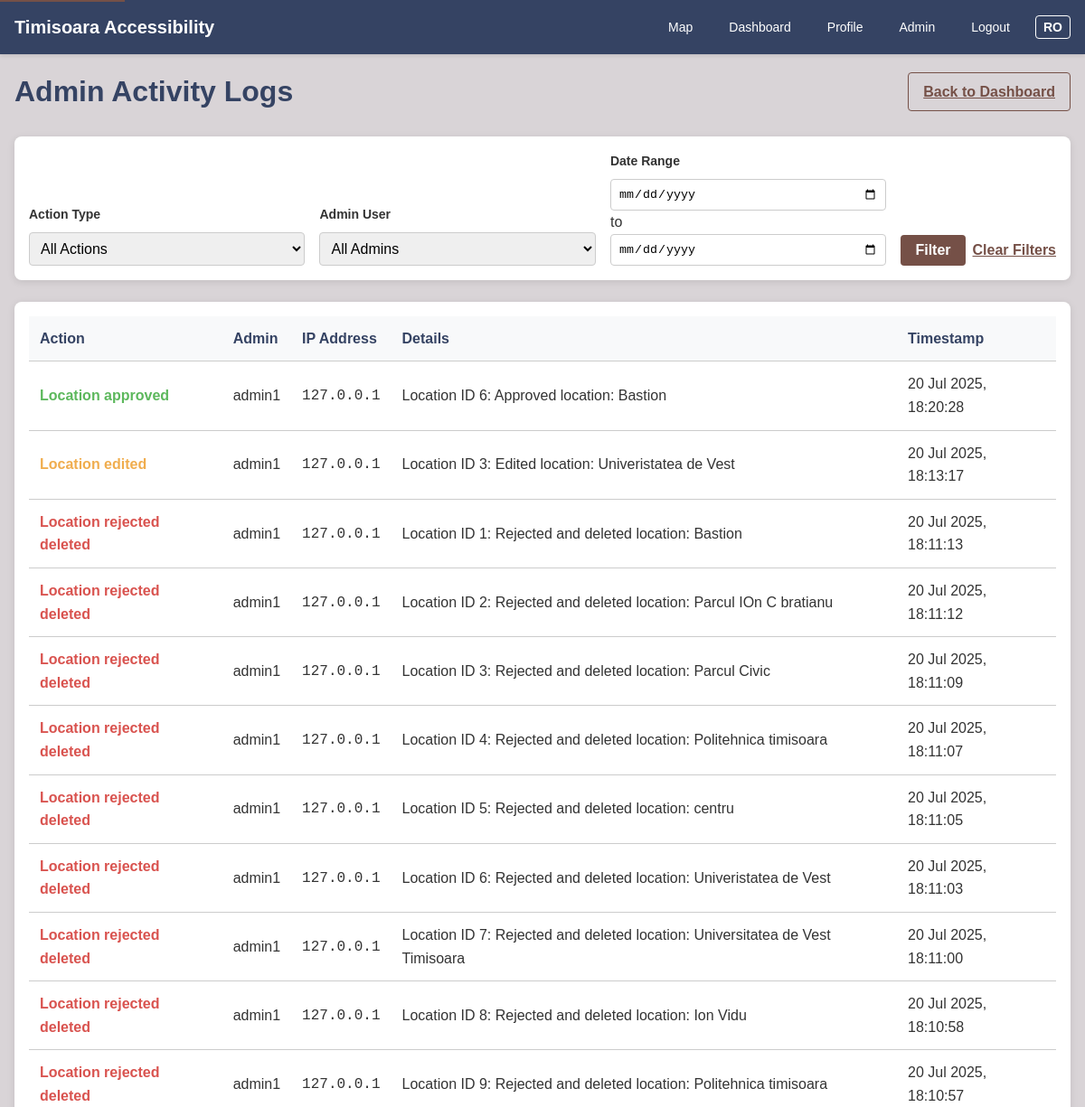
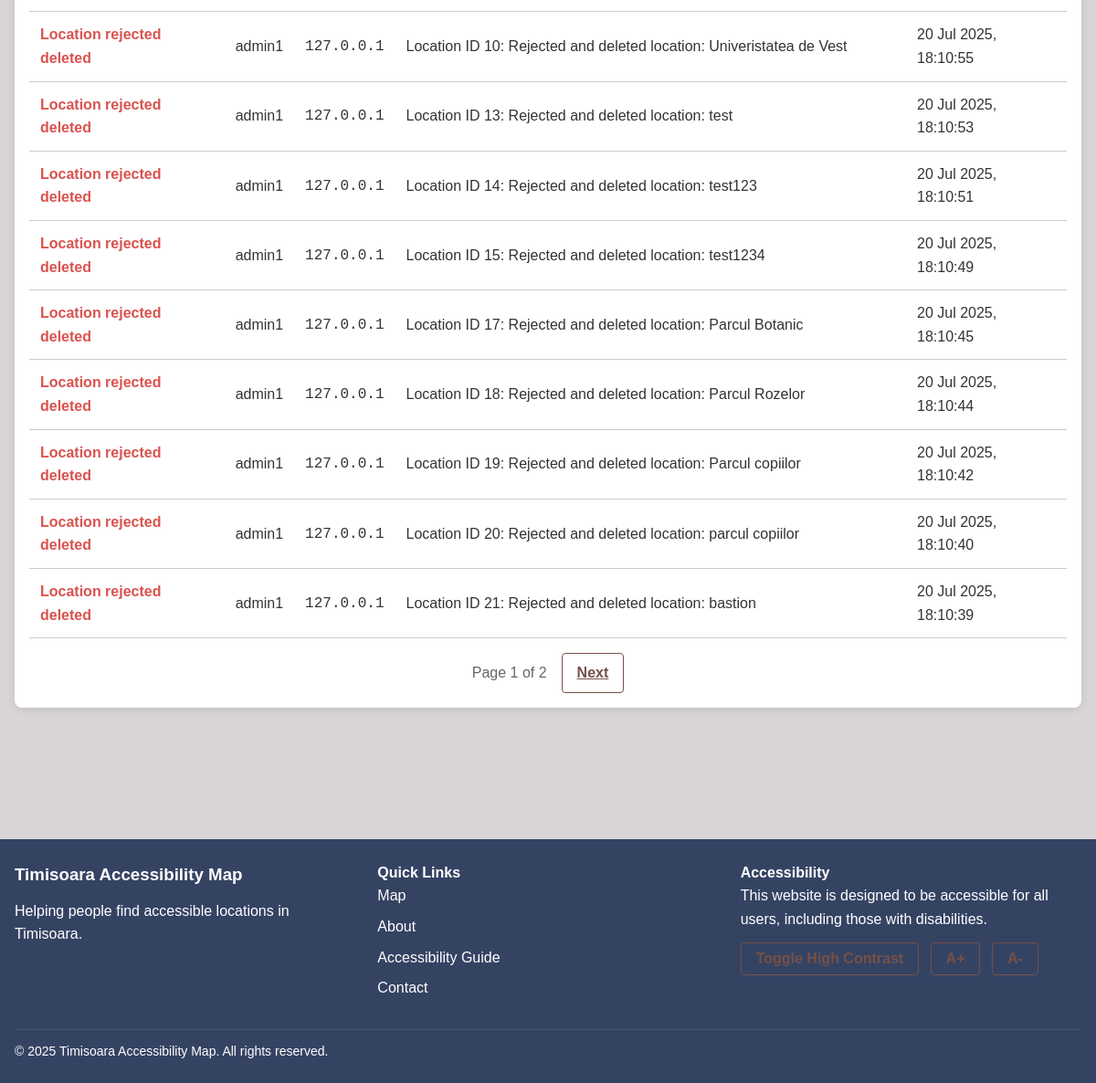
/admin/logs (signed in), run on the app's committed database (2 pictures, top to bottom).
### app/models.py (models this page shows, shortened)
class AdminLog(db.Model):
    id = db.Column(db.Integer, primary_key=True)
    admin_id = db.Column(db.Integer, db.ForeignKey('user.id'), nullable=False)
    action = db.Column(db.String(100), nullable=False)
    details = db.Column(db.Text)
    ip_address = db.Column(db.String(45))
    timestamp = db.Column(db.DateTime, default=datetime.utcnow)
    admin = db.relationship('User', backref='admin_logs')

class User(UserMixin, db.Model):
    id = db.Column(db.Integer, primary_key=True)
    username = db.Column(db.String(64), unique=True, nullable=False, index=True)
    email = db.Column(db.String(120), unique=True, nullable=False, index=True)
    password_hash = db.Column(db.String(128), nullable=False)
    is_admin = db.Column(db.Boolean, default=False)
    joined_at = db.Column(db.DateTime, default=datetime.utcnow)
    is_active = db.Column(db.Boolean, default=True)
    needs_wheelchair = db.Column(db.Boolean, default=False)
    needs_visual_assistance = db.Column(db.Boolean, default=False)
    needs_hearing_assistance = db.Column(db.Boolean, default=False)
    needs_cognitive_assistance = db.Column(db.Boolean, default=False)
    preferred_language = db.Column(db.String(2), default='ro')  # 'ro' or 'en'
    locations = db.relationship('Location', backref='author', lazy='dynamic')
    reviews = db.relationship('Review', backref='author', lazy='dynamic')

### app/routes/admin.py (the view)
@admin.route('/logs')
@login_required
@admin_required
def logs():
    page = request.args.get('page', 1, type=int)
    query = AdminLog.query
    action_filter = request.args.get('action')
    admin_id_filter = request.args.get('admin_id', type=int)
    start_date_filter = request.args.get('start_date')
    end_date_filter = request.args.get('end_date')
    if action_filter:
        query = query.filter(AdminLog.action == action_filter)
    if admin_id_filter:
        query = query.filter(AdminLog.admin_id == admin_id_filter)
    if start_date_filter:
        try:
            start_dt = datetime.strptime(start_date_filter, '%Y-%m-%d')
            query = query.filter(AdminLog.timestamp >= start_dt)
        except ValueError:
            flash(_("Invalid start date format. Please use YYYY-MM-DD."), "danger")
    if end_date_filter:
        try:
            end_dt = datetime.strptime(end_date_filter, '%Y-%m-%d').replace(hour=23, minute=59, second=59)
            query = query.filter(AdminLog.timestamp <= end_dt)
        except ValueError:
            flash(_("Invalid end date format. Please use YYYY-MM-DD."), "danger")
    admin_users = User.query.filter_by(is_admin=True).order_by(User.username).all()
    pagination = query.order_by(AdminLog.timestamp.desc()).paginate(
        page=page, per_page=current_app.config.get('ITEMS_PER_PAGE', 20), error_out=False
    )
    logs_list = pagination.items
    return render_template('admin/logs.html', title=_('Admin Logs'), logs=logs_list, admins=admin_users, pagination=pagination)

### app/models.py (called while the page is built)
@login_manager.user_loader
def load_user(id):
    return User.query.get(int(id))

### app/routes/admin.py (called while the page is built)
def admin_required(f):
    @wraps(f)
    def decorated_function(*args, **kwargs):
        if not current_user.is_authenticated or not current_user.is_admin:
            flash(_('Access denied. Admin privileges required.'), 'danger')
            return redirect(url_for('main.index'))
        return f(*args, **kwargs)
    return decorated_function

### app/templates/admin/logs.html (shortened to what this page needs)
{% extends 'base.html' %}
{% block content %}
<div class="content-container admin-page">
    <div class="page-header">
        <h1>{{ _('Admin Activity Logs') }}</h1>
        <div class="header-actions">
            <a href="{{ url_for('admin.index') }}" class="btn secondary">{{ _('Back to Dashboard') }}</a>
        </div>
    </div>
    <div class="admin-filters">
        <form id="filter-form" method="GET" action="{{ url_for('admin.logs') }}">
            <div class="filter-group">
                <label for="action-filter">{{ _('Action Type') }}</label>
                <select id="action-filter" name="action">
                    <option value="">{{ _('All Actions') }}</option>
                </select>
            </div>
            <div class="filter-group">
                <label for="admin-filter">{{ _('Admin User') }}</label>
                <select id="admin-filter" name="admin_id">
                    <option value="">{{ _('All Admins') }}</option>
                </select>
            </div>
            <div class="filter-group date-range">
                <label>{{ _('Date Range') }}</label>
                <div class="date-inputs">
                    <input type="date" name="start_date" value="{{ request.args.get('start_date', '') }}" placeholder="{{ _('Start date') }}">
                    <span class="date-separator">{{ _('to') }}</span>
                    <input type="date" name="end_date" value="{{ request.args.get('end_date', '') }}" placeholder="{{ _('End date') }}">
                </div>
            </div>
            <div class="filter-actions">
                <button type="submit" class="btn primary">{{ _('Filter') }}</button>
                <a href="{{ url_for('admin.logs') }}" class="btn text">{{ _('Clear Filters') }}</a>
            </div>
        </form>
    </div>
    <div class="admin-content">
        <div class="data-table-container">
            {% if logs %}
                <table class="data-table">
                    <thead>
                        <tr>
                            <th>{{ _('Action') }}</th>
                            <th>{{ _('Admin') }}</th>
                            <th>{{ _('IP Address') }}</th>
                            <th>{{ _('Details') }}</th>
                            <th>{{ _('Timestamp') }}</th>
                        </tr>
                    </thead>
                    <tbody>
                        {% for log in logs %}
                            <tr>
                                <td>
                                    <span class="log-action
                                    {% if 'approved' in log.action %}success-action
                                    {% elif 'rejected' in log.action or 'deleted' in log.action or 'revoked' in log.action or 'deactivated' in log.action %}danger-action
                                    {% elif 'edited' in log.action or 'granted' in log.action or 'activated' in log.action %}warning-action
                                    {% endif %}">
                                        {{ log.action|replace('_', ' ')|capitalize }}
                                    </span>
                                </td>
                                <td>{{ log.admin.username }}</td>
                                <td><code>{{ log.ip_address }}</code></td>
                                <td>{{ log.details }}</td>
                                <td>{{ log.timestamp.strftime('%d %b %Y, %H:%M:%S') }}</td>
                            </tr>
                        {% endfor %}
                    </tbody>
                </table>
                {% if pagination %}
                    <div class="pagination">
                        <span class="pagination-info">
                            {{ _('Page %(current)s of %(total)s', current=pagination.page, total=pagination.pages) }}
                        </span>
                        {% if pagination.has_next %}
                            <a href="{{ url_for('admin.logs', page=pagination.next_num, **request.args) }}" class="btn secondary">{{ _('Next') }}</a>
                        {% endif %}
                    </div>
                {% endif %}
            {% else %}
                <div class="no-data">
                    <p>{{ _('No admin activity logs found matching your criteria.') }}</p>
                </div>
            {% endif %}
        </div>
    </div>
</div>
{% endblock %}

### app/static/css/style.css (style rules this page uses)
:root { --bg-color: #D9D4D7; --header-color: #354363; --button-color: #755047; --button-hover: #5E4037; --text-color: #333; --light-text: #fff; --error-color: #d9534f; --success-color: #5cb85c; --warning-color: #f0ad4e; --info-color: #5bc0de; --border-color: #ccc; --shadow-color: rgba(0, 0, 0, 0.1); --wheelchair-color: #4285F4; --visual-color: #EA4335; --hearing-color: #fbbd05af; --cognitive-color: #34A853; --header-height: 60px; --sidebar-width: 320px; --footer-height: 120px; --text-xs: 0.75rem; --text-sm: 0.875rem; --text-base: 1rem; --text-lg: 1.125rem; --text-xl: 1.25rem; --text-2xl: 1.5rem; --space-1: 0.25rem; --space-2: 0.5rem; --space-3: 0.75rem; --space-4: 1rem; --space-6: 1.5rem; --space-8: 2rem; --space-12: 3rem; --transition-speed: 0.3s; }
* { box-sizing: border-box; margin: 0; padding: 0; }
html { font-size: 16px; height: 100%; }
body { font-family: 'Arial', sans-serif; line-height: 1.6; color: var(--text-color); background-color: var(--bg-color); min-height: 100%; display: flex; flex-direction: column; }
label { display: block; margin-bottom: var(--space-2); font-weight: bold; }
input[type="text"], input[type="email"], input[type="password"], select, textarea { width: 100%; padding: var(--space-2) var(--space-3); border: 1px solid var(--border-color); border-radius: 4px; font-size: var(--text-base); }
.btn { display: inline-block; padding: var(--space-2) var(--space-4); font-size: var(--text-base); font-weight: bold; text-align: center; border: none; border-radius: 4px; cursor: pointer; transition: background-color var(--transition-speed); }
.btn.primary { background-color: var(--button-color); color: var(--light-text); }
.btn.secondary { background-color: transparent; border: 1px solid var(--button-color); color: var(--button-color); }
.content-container { max-width: 1200px; margin: 0 auto; padding: var(--space-6) var(--space-4); }
.page-header { margin-bottom: var(--space-6); text-align: center; }
.page-header h1 { color: var(--header-color); margin-bottom: var(--space-2); }
.btn.text { background: none; border: none; color: var(--button-color); padding: 0; font-weight: bold; text-decoration: underline; }
.log-action { font-weight: bold; margin-bottom: var(--space-1); }
.admin-page { padding-top: var(--space-4); }
.page-header { display: flex; justify-content: space-between; align-items: center; margin-bottom: var(--space-6); }
.page-header h1 { margin: 0; color: var(--header-color); }
.header-actions { display: flex; gap: var(--space-3); }
.admin-filters { background-color: white; border-radius: 8px; box-shadow: 0 2px 8px var(--shadow-color); padding: var(--space-4); margin-bottom: var(--space-6); }
#filter-form { display: flex; flex-wrap: wrap; gap: var(--space-4); align-items: flex-end; }
.filter-group { flex: 1; min-width: 180px; }
.filter-group label { display: block; margin-bottom: var(--space-2); font-weight: bold; font-size: var(--text-sm); }
.filter-group select, .filter-group input { width: 100%; padding: var(--space-2); border: 1px solid var(--border-color); border-radius: 4px; }
.filter-actions { display: flex; gap: var(--space-2); align-items: center; }
.data-table-container { background-color: white; border-radius: 8px; box-shadow: 0 2px 8px var(--shadow-color); padding: var(--space-4); overflow-x: auto; }
.data-table { width: 100%; border-collapse: collapse; }
.data-table th, .data-table td { padding: var(--space-3); text-align: left; border-bottom: 1px solid var(--border-color); }
.data-table th { background-color: #f8f9fa; font-weight: bold; color: var(--header-color); }
.success-action { color: var(--success-color); }
.danger-action { color: var(--error-color); }
.warning-action { color: var(--warning-color); }
.pagination { margin-top: var(--space-4); display: flex; justify-content: center; align-items: center; gap: var(--space-4); }
.pagination-info { color: #666; }

### data on the page
AdminLog: action "Location approved", admin.username "admin1", ip_address "127.0.0.1", details "Location ID 6: Approved location: Bastion", timestamp "20 Jul 2025, 18:20:28"
AdminLog: action "Location edited", admin.username "admin1", ip_address "127.0.0.1", details "Location ID 3: Edited location: Univeristatea de Vest", timestamp "20 Jul 2025, 18:13:17"
AdminLog: action "Location rejected deleted", admin.username "admin1", ip_address "127.0.0.1", details "Location ID 1: Rejected and deleted location: Bastion", timestamp "20 Jul 2025, 18:11:13"
AdminLog: action "Location rejected deleted", admin.username "admin1", ip_address "127.0.0.1", details "Location ID 2: Rejected and deleted location: Parcul IOn C bratianu", timestamp "20 Jul 2025, 18:11:12"
AdminLog: action "Location rejected deleted", admin.username "admin1", ip_address "127.0.0.1", details "Location ID 3: Rejected and deleted location: Parcul Civic", timestamp "20 Jul 2025, 18:11:09"
AdminLog: action "Location rejected deleted", admin.username "admin1", ip_address "127.0.0.1", details "Location ID 4: Rejected and deleted location: Politehnica timisoara", timestamp "20 Jul 2025, 18:11:07"
AdminLog: action "Location rejected deleted", admin.username "admin1", ip_address "127.0.0.1", details "Location ID 5: Rejected and deleted location: centru", timestamp "20 Jul 2025, 18:11:05"
AdminLog: action "Location rejected deleted", admin.username "admin1", ip_address "127.0.0.1", details "Location ID 6: Rejected and deleted location: Univeristatea de Vest", timestamp "20 Jul 2025, 18:11:03"
AdminLog: action "Location rejected deleted", admin.username "admin1", ip_address "127.0.0.1", details "Location ID 7: Rejected and deleted location: Universitatea de Vest Timisoara", timestamp "20 Jul 2025, 18:11:00"
AdminLog: action "Location rejected deleted", admin.username "admin1", ip_address "127.0.0.1", details "Location ID 8: Rejected and deleted location: Ion Vidu", timestamp "20 Jul 2025, 18:10:58"
AdminLog: action "Location rejected deleted", admin.username "admin1", ip_address "127.0.0.1", details "Location ID 9: Rejected and deleted location: Politehnica timisoara", timestamp "20 Jul 2025, 18:10:57"
AdminLog: action "Location rejected deleted", admin.username "admin1", ip_address "127.0.0.1", details "Location ID 10: Rejected and deleted location: Univeristatea de Vest", timestamp "20 Jul 2025, 18:10:55"
AdminLog: action "Location rejected deleted", admin.username "admin1", ip_address "127.0.0.1", details "Location ID 13: Rejected and deleted location: test", timestamp "20 Jul 2025, 18:10:53"
AdminLog: action "Location rejected deleted", admin.username "admin1", ip_address "127.0.0.1", details "Location ID 14: Rejected and deleted location: test123", timestamp "20 Jul 2025, 18:10:51"
AdminLog: action "Location rejected deleted", admin.username "admin1", ip_address "127.0.0.1", details "Location ID 15: Rejected and deleted location: test1234", timestamp "20 Jul 2025, 18:10:49"
AdminLog: action "Location rejected deleted", admin.username "admin1", ip_address "127.0.0.1", details "Location ID 17: Rejected and deleted location: Parcul Botanic", timestamp "20 Jul 2025, 18:10:45"
AdminLog: action "Location rejected deleted", admin.username "admin1", ip_address "127.0.0.1", details "Location ID 18: Rejected and deleted location: Parcul Rozelor", timestamp "20 Jul 2025, 18:10:44"
AdminLog: action "Location rejected deleted", admin.username "admin1", ip_address "127.0.0.1", details "Location ID 19: Rejected and deleted location: Parcul copiilor", timestamp "20 Jul 2025, 18:10:42"
AdminLog: action "Location rejected deleted", admin.username "admin1", ip_address "127.0.0.1", details "Location ID 20: Rejected and deleted location: parcul copiilor", timestamp "20 Jul 2025, 18:10:40"
AdminLog: action "Location rejected deleted", admin.username "admin1", ip_address "127.0.0.1", details "Location ID 21: Rejected and deleted location: bastion", timestamp "20 Jul 2025, 18:10:39"

### other printed values
form field action "All Actions"
form field admin_id "All Admins"
